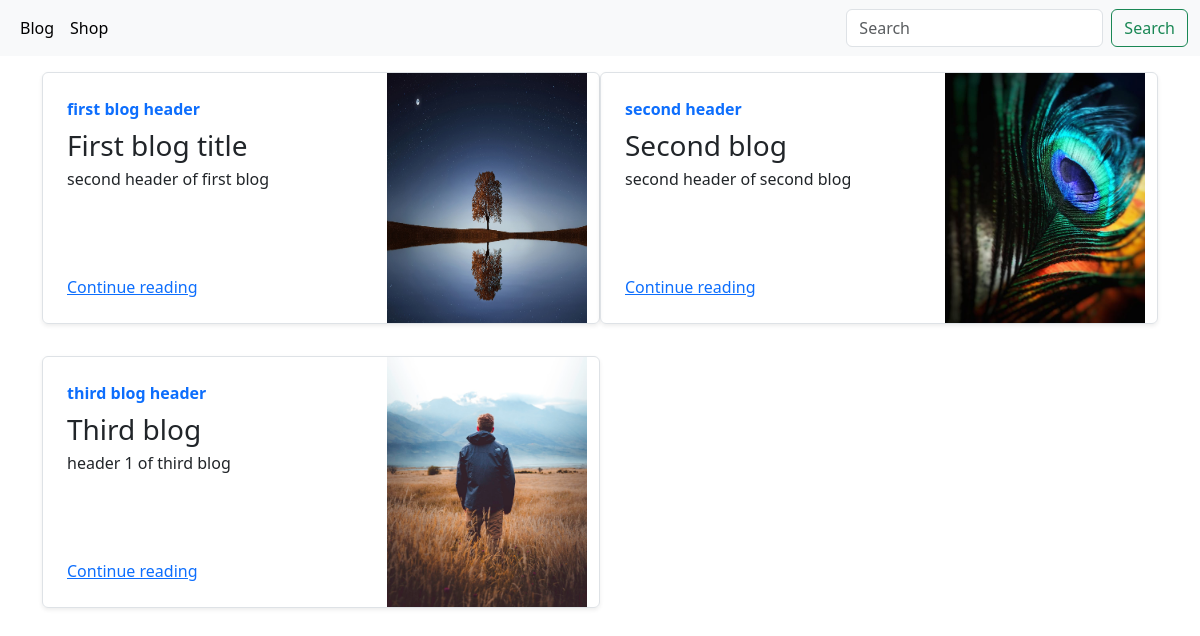
/blog/, run on an earlier commit of the app's database.
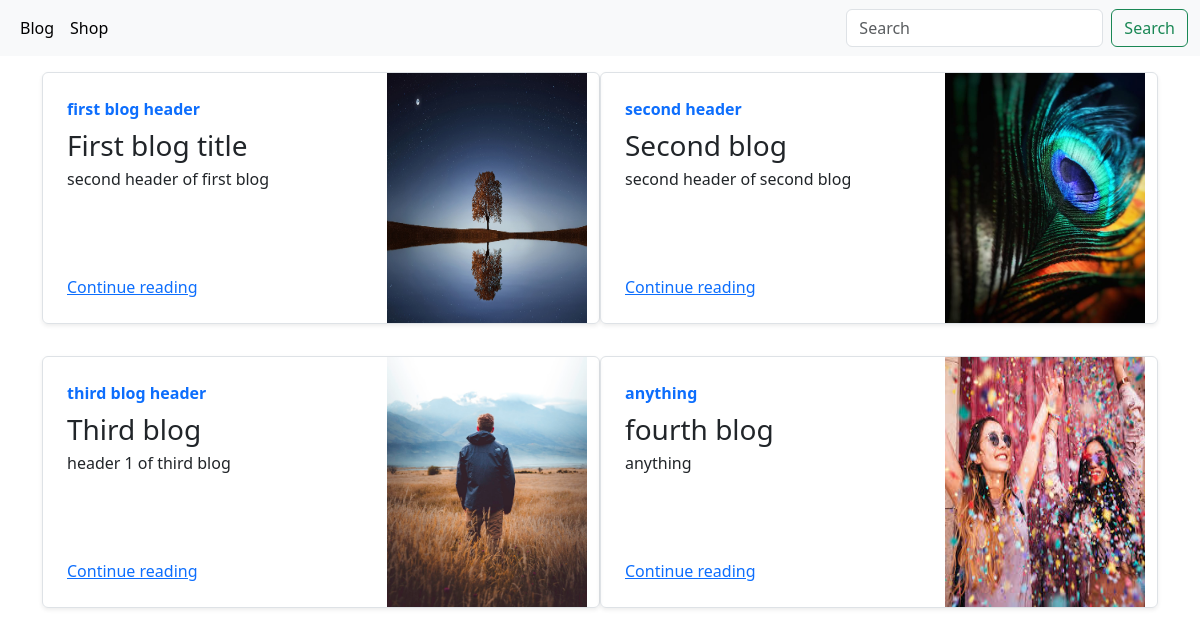
And on a later commit of the database.
### blog/models.py (models this page shows, shortened)
class Blogpost(models.Model):
    post_id = models.AutoField(primary_key=True)
    title = models.CharField(max_length=50)
    head0 = models.CharField(max_length=500, default="")
    chead0 = models.CharField(max_length=5000, default="")
    head1 = models.CharField(max_length=500, default="")
    chead1 = models.CharField(max_length=5000, default="")
    head2 = models.CharField(max_length=500, default="")
    chead2 = models.CharField(max_length=5000, default="")
    pub_date = models.DateField()
    thumbnail = models.ImageField(upload_to='shop/images', default="")

### blog/views.py (the view)
# urls.py: path("",views.index,name="blogHome"),
def index(request):
    myposts= Blogpost.objects.all()
    return render(request, 'blog/index.html', {'myposts': myposts})

### blog/templates/blog/index.html (shortened to what this page needs)
{%extends 'blog/basic.html'%}
{%block body%}
<div class="container mt-3">
  <div class="row my-2">
      {% for item in myposts %}
      <div class="col-md-6">
          <div class="row no-gutters border rounded overflow-hidden flex-md-row mb-4 shadow-sm h-md-250 position-relative">
              <div class="col p-4 d-flex flex-column position-static">
                  <strong class="d-inline-block mb-2 text-primary">
                       {{item.head0}}
                  </strong>
                  <h3 class="mb-0">{{item.title}}</h3>
                  <p class="card-text mb-auto">{{item.head1}}</p>
                  <a href="/blog/blogpost/{{item.post_id}}" class="stretched-link">Continue reading</a>
              </div>
              <div class="col-auto d-none d-lg-block">
                  <img src="/media/{{item.thumbnail}}" class="bd-placeholder-img" width="200" height="250" aria-label="Placeholder: Thumbnail">
              </div>
          </div>
      </div>
      {% if forloop.counter|divisibleby:2%}
  </div>
  <div class="row my-2">
      {%endif%}
      {%endfor%}</div>
</div>
{%endblock%}

### blog/templates/blog/basic.html (shortened to what this page needs)
<!doctype html>
<html lang="en">
<head>
    <link href="https://cdn.jsdelivr.net/npm/bootstrap@5.3.0/dist/css/bootstrap.min.css" rel="stylesheet"
>
    <nav class="navbar navbar-expand-lg bg-body-tertiary">
        <div class="container-fluid">
            <div class="collapse navbar-collapse" id="navbarSupportedContent">
                <ul class="navbar-nav me-auto mb-2 mb-lg-0">
                    <li class="nav-item">
                        <a class="nav-link active" aria-current="page" href="/blog">Blog</a>
                    </li>
                    <li class="nav-item">
                        <a class="nav-link active" aria-current="page" href="/shop">Shop</a>
                    </li>
                </ul>
                <form class="d-flex" role="search">
                    <input class="form-control me-2" type="search" placeholder="Search" aria-label="Search">
                    <button class="btn btn-outline-success" type="submit">Search</button>
                </form>
            </div>
        </div>
    </nav>
</head>
<body class="ScrollStyle">
    <main class="container">
        {%block body%}{% endblock %}
    </main>
</body>
</html>

What changed in the data, as far as the page shows it:
added Blogpost: head0 "anything", title "fourth blog", head1 "anything", thumbnail (picture)
